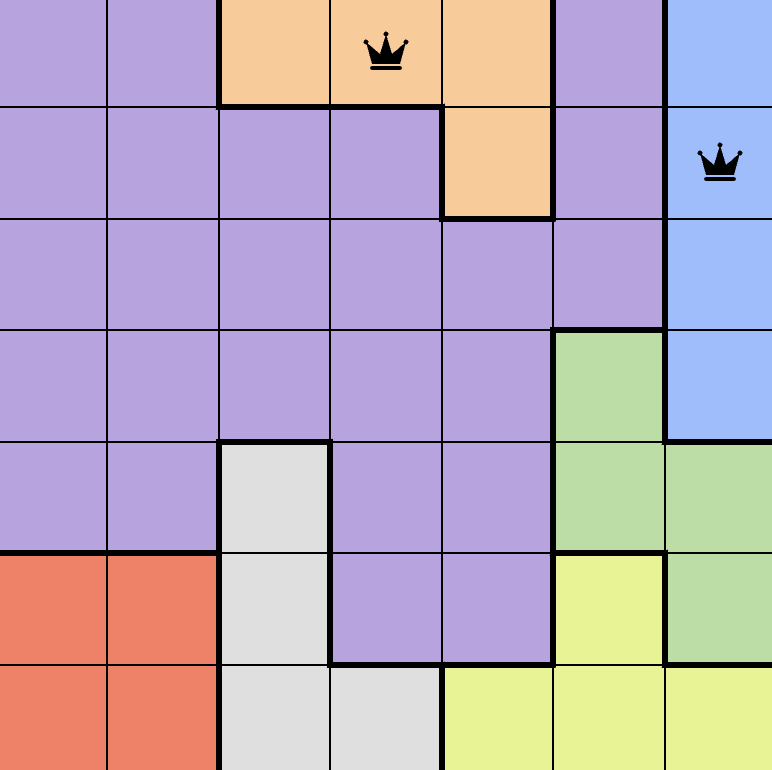
#> input picture server/tests/test8.png, 772 x 770 px
$ python solver.py
#> lines starting #> are read from the running program, lines starting #| are printed output that depends on the picture
import numpy as np
from PIL import Image
from scipy.signal import find_peaks

print()

# outputs the boards
def print_array(array):
    for row in array:
        print(row)
    print()

# load the image
image_path = 'tests/test8.png'
image = Image.open(image_path)
#> image is the input picture: PIL image 772x770 RGBA; mean R, G, B, A 187.1, 172, 188, 255

# convert the image into a numpy array of RGB values
image_array = np.array(image)

# finds the size of the grid
def detect_grid_size(image_array):

    def detect_high_peaks(data, threshold=0.8, min_distance=10):
        max_value = np.max(data)
        normalized_data = data / max_value
        peaks, _ = find_peaks(normalized_data, height=threshold, distance=min_distance)
        return peaks

    gray_image = np.mean(image_array, axis=2).astype(np.uint8)
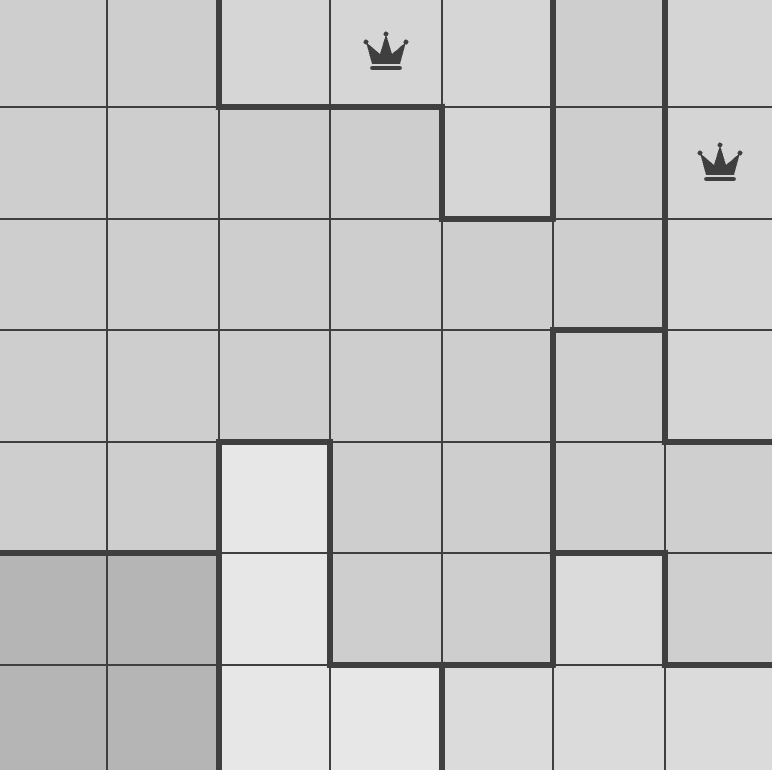
#> gray_image: shape (770, 772); min 63, max 231, mean 200.3
    row_sums = np.sum(255 - gray_image, axis=1)
#> row_sums = 770 values, max 148224 at index 106, min 36464 at index 668, mean 42258.2
    row_peaks = detect_high_peaks(row_sums, threshold=0.5, min_distance=10)
#> in detect_high_peaks, `max_value = np.max(data)`: max_value = 148224
#> in detect_high_peaks, `normalized_data = data / max_value`: normalized_data = 770 values, max 1 at index 106, min 0.246 at index 668, mean 0.285
#> in detect_high_peaks, `peaks, _ = find_peaks(normalized_data, height=threshold, distance=min_..`: peaks = [106, 218, 329, 441, 552, 664]
#> row_peaks = [106, 218, 329, 441, 552, 664]
    return len(row_peaks) + 1

N = detect_grid_size(image_array)
#> N = 7

# calculates the height and width of each cell in the grid
height, width, _ = image_array.shape
#> height = 770; width = 772
cell_height = height // N
#> cell_height = 110
cell_width = width // N
#> cell_width = 110

# extracts the color of the pixel at the upper 4th of each cell
def get_cell_color(image_array, row, col):
#> called with row = 0, col = 0
    upper_fourth_y = (row * cell_height) + (cell_height // 3)
#> upper_fourth_y = 36
    upper_fourth_x = (col * cell_width) + (cell_width // 3)
#> upper_fourth_x = 36
    color = image_array[upper_fourth_y, upper_fourth_x]
#> color = [183, 164, 222, 255]
    return tuple(color)

# extract colors for all cells in the grid
grid_colors = [[get_cell_color(image_array, row, col) for col in range(N)] for row in range(N)]
#> grid_colors = 7 items

print_array(grid_colors)
#> the loop in print_array, `for row in array:` made 7 passes
#| [(183, 164, 222, 255), (183, 164, 222, 255), (247, 203, 154, 255), (247, 203, 154, 255), (247, 203, 154, 255), (183, 164, 222, 255), (158, 189, 250, 255)]
#| [(183, 164, 222, 255), (183, 164, 222, 255), (183, 164, 222, 255), (183, 164, 222, 255), (247, 203, 154, 255), (183, 164, 222, 255), (158, 189, 250, 255)]
#| [(183, 164, 222, 255), (183, 164, 222, 255), (183, 164, 222, 255), (183, 164, 222, 255), (183, 164, 222, 255), (183, 164, 222, 255), (158, 189, 250, 255)]
#| [(183, 164, 222, 255), (183, 164, 222, 255), (183, 164, 222, 255), (183, 164, 222, 255), (183, 164, 222, 255), (188, 222, 166, 255), (158, 189, 250, 255)]
#| [(183, 164, 222, 255), (183, 164, 222, 255), (223, 223, 223, 255), (183, 164, 222, 255), (183, 164, 222, 255), (188, 222, 166, 255), (188, 222, 166, 255)]
#| [(238, 130, 104, 255), (238, 130, 104, 255), (223, 223, 223, 255), (183, 164, 222, 255), (183, 164, 222, 255), (232, 243, 149, 255), (188, 222, 166, 255)]
#| [(238, 130, 104, 255), (238, 130, 104, 255), (223, 223, 223, 255), (223, 223, 223, 255), (232, 243, 149, 255), (232, 243, 149, 255), (232, 243, 149, 255)]

# check if two colors are within the threshold
def within_threshold(color1, color2, threshold = 20):
    return all(abs(int(color1[i]) - int(color2[i])) <= threshold for i in range(3))

# grouping colors
groups = {}
regions = [[0 for _ in range(N)] for _ in range(N)]
for rI, row in enumerate(grid_colors):
    for cI, color in enumerate(row):
        found = False
        for group_color in groups.keys():
            if within_threshold(color, group_color):
                regions[rI][cI] = groups[group_color]
                found = True
                break
        if not found:
            groups[color] = len(groups) + 1
            regions[rI][cI] = groups[color]
#> this loop made 7 passes
#> after the loop, groups = {(183, 164, 222, 255): 1, (247, 203, 154, 255): 2, (158, 189, 250, 255): 3, (188, 222, 166, 255): 4, (223, 223, 223, 255): 5, (238, 130, 104, 255): 6, (232, 243, 149, 255): 7}; regions = [[1, 1, 2, 2, 2, 1, 3], [1, 1, 1, 1, 2, 1, 3], [1, 1, 1, 1, 1, 1, 3], [1, 1, 1, 1, 1, 4, 3], [1, 1, 5, 1, 1, 4, 4], [6, 6, 5, 1, 1, 7, 4], [6, 6, 5, 5, 7, 7, 7]]

print_array(regions)
#> the loop in print_array (call 2), `for row in array:` made 7 passes
#| [1, 1, 2, 2, 2, 1, 3]
#| [1, 1, 1, 1, 2, 1, 3]
#| [1, 1, 1, 1, 1, 1, 3]
#| [1, 1, 1, 1, 1, 4, 3]
#| [1, 1, 5, 1, 1, 4, 4]
#| [6, 6, 5, 1, 1, 7, 4]
#| [6, 6, 5, 5, 7, 7, 7]

columns_used = [False] * N
#> columns_used = [False, False, False, False, False, False, False]
regions_used = set()

# checks if a queen can be placed
def is_valid(board, row, col):
    if columns_used[col]:
        return False
    region = regions[row][col]
    if region in regions_used:
        return False
    # check for queens one tile away in all directions
    for dr in [-1, 0, 1]:
        for dc in [-1, 0, 1]:
            if dr == 0 and dc == 0:
                continue
            r, c = row + dr, col + dc
            if 0 <= r < N and 0 <= c < N and board[r][c] == "Q":
                return False
    return True

# solves the board using backtracking
def solve(board, row=0):
    # all queens placed
#> called with row = 0
    if row == N:
        return True
    for col in range(N):
        if is_valid(board, row, col):
            # place queen
            board[row][col] = "Q"
            columns_used[col] = True
            regions_used.add(regions[row][col])
            # recurse to the next row
            if solve(board, row + 1):
                return True
            # backtrack if placing queen doesn't lead to a solution
            board[row][col] = "."
            columns_used[col] = False
            regions_used.remove(regions[row][col])
#> this loop made 4 passes
#> after the loop, board = 7 items; columns_used = [True, True, True, True, True, True, True]; regions_used = 7 items
    return False

board = [["." for _ in range(N)] for _ in range(N)]

if solve(board):
    print_array(board)
else:
    print("No solution found\n")

$ run again, with server/tests/test1.png copied over server/tests/test8.png
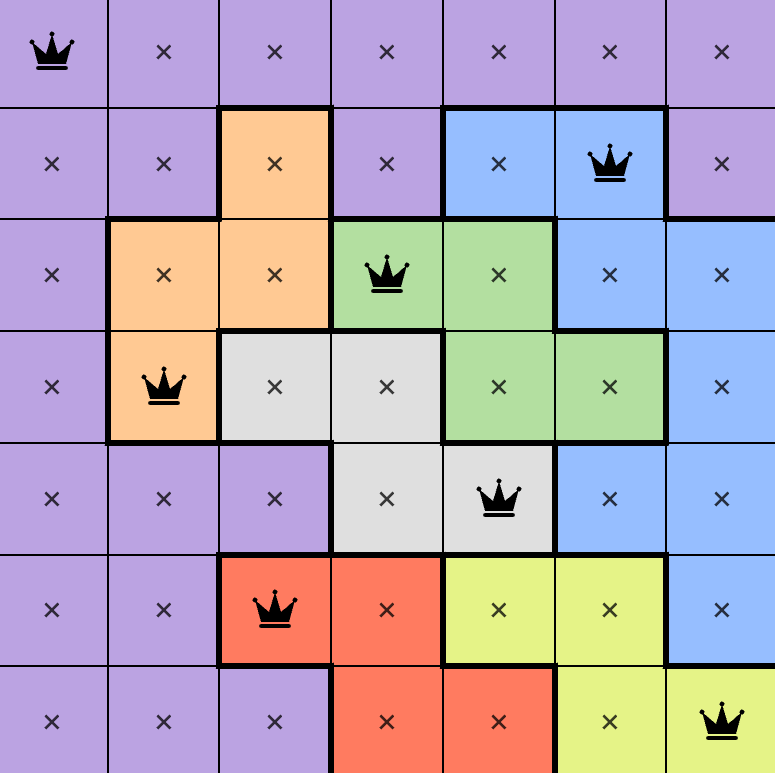
#> input picture server/tests/test1.png, 775 x 773 px
#> image is the input picture: PIL image 775x773 RGBA; mean R, G, B, A 183.2, 170.2, 186.5, 255
#> in detect_grid_size, `gray_image = np.mean(image_array, axis=2).astype(np.uint8)`:
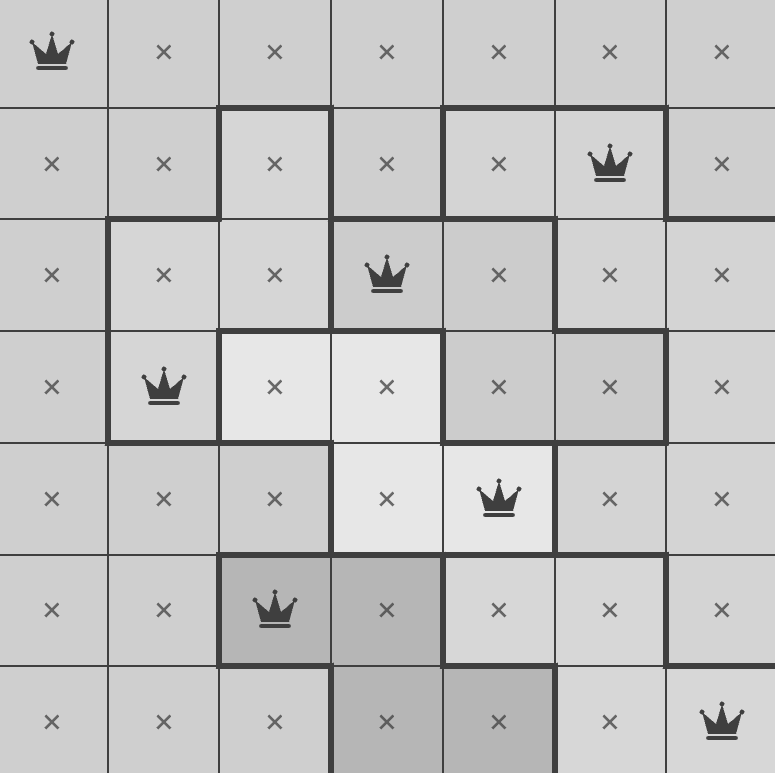
#> gray_image: shape (773, 775); min 63, max 231, mean 198.2
#> row_sums = 773 values, max 148800 at index 107, min 33821 at index 446, mean 44041.4
#> max_value = 148800
#> normalized_data = 773 values, max 1 at index 107, min 0.227 at index 446, mean 0.296
#> peaks = [107, 218, 330, 442, 554, 665]
#> N = 7
#> cell_height = 110
#> upper_fourth_y = 36
#> color = [187, 163, 226, 255]
#> grid_colors = 7 items
#> the loop in print_array, `for row in array:` made 7 passes
#| [(187, 163, 226, 255), (187, 163, 226, 255), (187, 163, 226, 255), (187, 163, 226, 255), (187, 163, 226, 255), (187, 163, 226, 255), (187, 163, 226, 255)]
#| [(187, 163, 226, 255), (187, 163, 226, 255), (255, 201, 147, 255), (187, 163, 226, 255), (150, 190, 255, 255), (150, 190, 255, 255), (187, 163, 226, 255)]
#| [(187, 163, 226, 255), (255, 201, 147, 255), (255, 201, 147, 255), (179, 223, 160, 255), (179, 223, 160, 255), (150, 190, 255, 255), (150, 190, 255, 255)]
#| [(187, 163, 226, 255), (255, 201, 147, 255), (223, 223, 223, 255), (223, 223, 223, 255), (179, 223, 160, 255), (179, 223, 160, 255), (150, 190, 255, 255)]
#| [(187, 163, 226, 255), (187, 163, 226, 255), (187, 163, 226, 255), (223, 223, 223, 255), (223, 223, 223, 255), (150, 190, 255, 255), (150, 190, 255, 255)]
#> (further printed lines are left out)
#> the loop `for rI, row in enumerate(grid_colors):` made 7 passes
#> after the loop `for rI, row in enumerate(grid_colors):`: groups = {(187, 163, 226, 255): 1, (255, 201, 147, 255): 2, (150, 190, 255, 255): 3, (179, 223, 160, 255): 4, (223, 223, 223, 255): 5, (255, 123, 96, 255): 6, (229, 243, 135, 255): 7}; regions = [[1, 1, 1, 1, 1, 1, 1], [1, 1, 2, 1, 3, 3, 1], [1, 2, 2, 4, 4, 3, 3], [1, 2, 5, 5, 4, 4, 3], [1, 1, 1, 5, 5, 3, 3], [1, 1, 6, 6, 7, 7, 3], [1, 1, 1, 6, 6, 7, 7]]
#> the loop in print_array (call 2), `for row in array:` made 7 passes
#> (printed output is left out)
#> `columns_used = [False] * N`: columns_used = [False, False, False, False, False, False, False]
#> the loop in solve, `for col in range(N):` made 1 pass
#> after the loop in solve, `for col in range(N):`: board = 7 items; columns_used = [True, True, True, True, True, True, True]; regions_used = 7 items

$ run again, with server/tests/test2.png copied over server/tests/test8.png
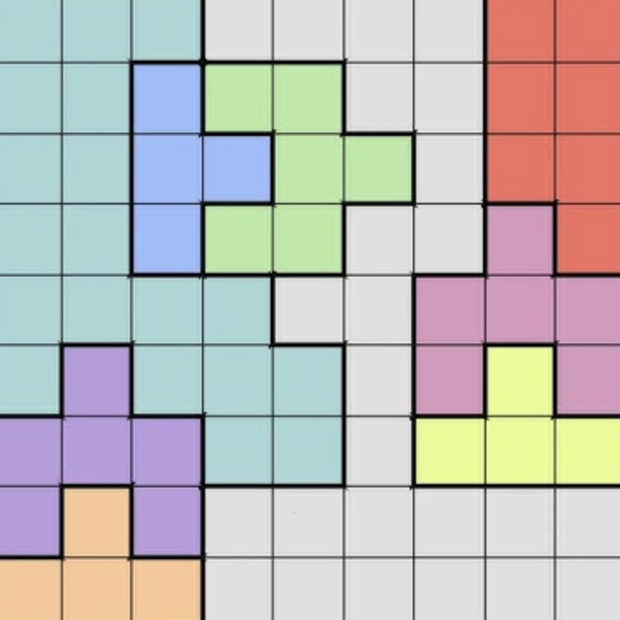
#> input picture server/tests/test2.png, 620 x 620 px
#> image is the input picture: PIL image 620x620 RGBA; mean R, G, B, A 190.2, 187.2, 184.9, 255
#> in detect_grid_size, `gray_image = np.mean(image_array, axis=2).astype(np.uint8)`:
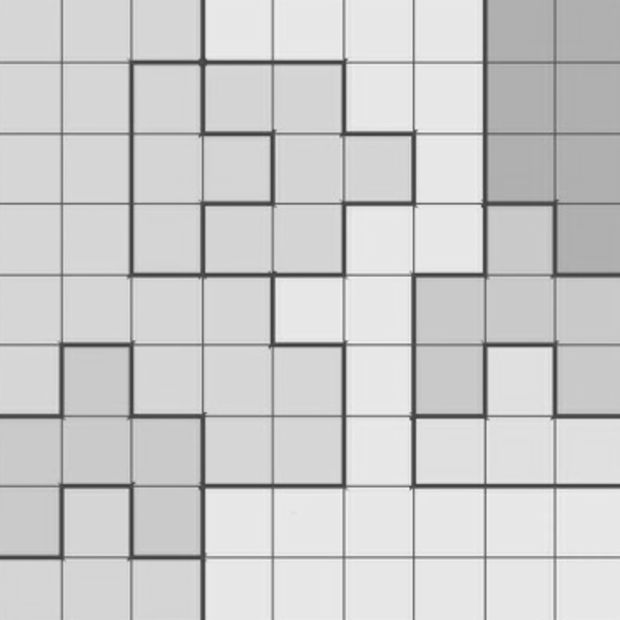
#> gray_image: shape (620, 620); min 63, max 246, mean 203.9
#> row_sums = 620 values, max 105230 at index 486, min 20181 at index 619, mean 31664.4
#> max_value = 105230
#> normalized_data = 620 values, max 1 at index 486, min 0.192 at index 619, mean 0.301
#> peaks = [62, 133, 203, 275, 344, 416, 486, 557]
#> N = 9
#> cell_height = 68
#> upper_fourth_y = 22
#> color = [176, 213, 213, 255]
#> grid_colors = 9 items
#> the loop in print_array, `for row in array:` made 9 passes
#| [(176, 213, 213, 255), (176, 213, 213, 255), (176, 213, 213, 255), (224, 224, 224, 255), (224, 224, 224, 255), (224, 224, 224, 255), (224, 224, 224, 255), (228, 119, 103, 255), (226, 120, 103, 255)]
#| [(176, 213, 213, 255), (176, 213, 213, 255), (161, 188, 249, 255), (193, 232, 171, 255), (193, 231, 170, 255), (224, 224, 224, 255), (224, 224, 224, 255), (227, 119, 105, 255), (227, 118, 106, 255)]
#| [(176, 213, 213, 255), (176, 213, 213, 255), (161, 188, 248, 255), (161, 188, 248, 255), (193, 231, 170, 255), (193, 231, 170, 255), (224, 224, 224, 255), (227, 119, 105, 255), (229, 119, 103, 255)]
#| [(176, 213, 214, 255), (176, 213, 213, 255), (160, 188, 249, 255), (193, 232, 171, 255), (193, 232, 171, 255), (225, 224, 223, 255), (224, 224, 224, 255), (209, 155, 192, 255), (226, 118, 105, 255)]
#| [(176, 213, 214, 255), (176, 213, 213, 255), (176, 213, 213, 255), (177, 213, 213, 255), (224, 224, 224, 255), (224, 224, 224, 255), (208, 155, 188, 255), (209, 154, 188, 255), (205, 154, 187, 255)]
#> (further printed lines are left out)
#> the loop `for rI, row in enumerate(grid_colors):` made 9 passes
#> after the loop `for rI, row in enumerate(grid_colors):`: regions = 9 items, first 6: [1, 1, 1, 2, 2, 2, 2, 3, 3], [1, 1, 4, 5, 5, 2, 2, 3, 3], [1, 1, 4, 4, 5, 5, 2, 3, 3], [1, 1, 4, 5, 5, 2, 2, 6, 3], [1, 1, 1, 1, 2, 2, 6, 6, 6], [1, 7, 1, 1, 1, 2, 6, 8, 6]
#> the loop in print_array (call 2), `for row in array:` made 9 passes
#> (printed output is left out)
#> columns_used = [False, False, False, False, False, False, False, False, False]
#> the loop in solve, `for col in range(N):` made 9 passes

$ run again, with server/tests/test3.png copied over server/tests/test8.png
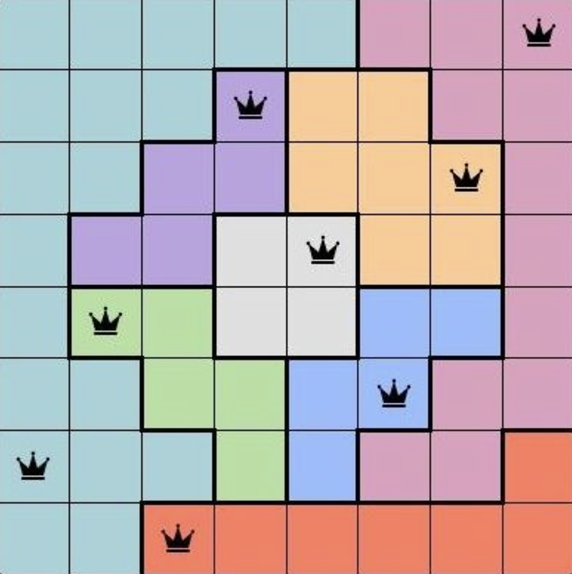
#> input picture server/tests/test3.png, 572 x 574 px
#> image is the input picture: PIL image 572x574 RGBA; mean R, G, B, A 185.1, 174.2, 177.7, 255
#> in detect_grid_size, `gray_image = np.mean(image_array, axis=2).astype(np.uint8)`:
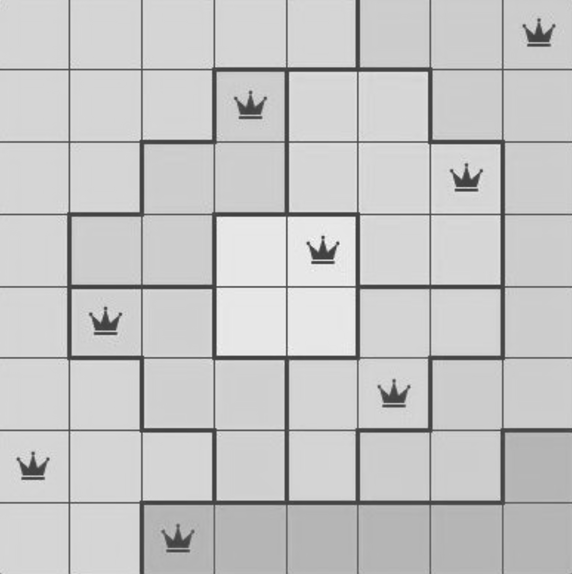
#> gray_image: shape (574, 572); min 63, max 248, mean 197.6
#> row_sums = 574 values, max 99549 at index 502, min 24880 at index 354, mean 32812.2
#> max_value = 99549
#> normalized_data = 574 values, max 1 at index 502, min 0.25 at index 354, mean 0.33
#> peaks = [69, 142, 214, 286, 357, 430, 502]
#> N = 8
#> cell_height = 71
#> upper_fourth_y = 23
#> color = [172, 210, 215, 255]
#> grid_colors = 8 items
#> the loop in print_array, `for row in array:` made 8 passes
#| [(172, 210, 215, 255), (172, 210, 215, 255), (172, 210, 215, 255), (172, 210, 215, 255), (172, 210, 215, 255), (214, 162, 189, 255), (214, 162, 189, 255), (206, 163, 183, 255)]
#| [(173, 209, 215, 255), (173, 209, 215, 255), (173, 209, 215, 255), (178, 157, 211, 255), (247, 204, 152, 255), (246, 203, 154, 255), (213, 162, 190, 255), (213, 162, 190, 255)]
#| [(173, 209, 215, 255), (173, 209, 215, 255), (183, 164, 219, 255), (183, 164, 220, 255), (247, 203, 153, 255), (247, 203, 153, 255), (244, 204, 156, 255), (214, 162, 190, 255)]
#| [(173, 209, 215, 255), (184, 163, 221, 255), (183, 164, 220, 255), (223, 223, 223, 255), (217, 217, 217, 255), (247, 203, 153, 255), (247, 203, 153, 255), (213, 162, 190, 255)]
#| [(173, 209, 215, 255), (188, 223, 170, 255), (187, 222, 167, 255), (223, 223, 223, 255), (223, 223, 223, 255), (158, 188, 250, 255), (158, 188, 250, 255), (213, 162, 189, 255)]
#> (further printed lines are left out)
#> the loop `for rI, row in enumerate(grid_colors):` made 8 passes
#> after the loop `for rI, row in enumerate(grid_colors):`: groups = {(172, 210, 215, 255): 1, (214, 162, 189, 255): 2, (178, 157, 211, 255): 3, (247, 204, 152, 255): 4, (223, 223, 223, 255): 5, (188, 223, 170, 255): 6, (158, 188, 250, 255): 7, (237, 130, 103, 255): 8}; regions = [[1, 1, 1, 1, 1, 2, 2, 2], [1, 1, 1, 3, 4, 4, 2, 2], [1, 1, 3, 3, 4, 4, 4, 2], [1, 3, 3, 5, 5, 4, 4, 2], [1, 6, 6, 5, 5, 7, 7, 2], [1, 1, 6, 6, 7, 7, 2, 2], [1, 1, 1, 6, 7, 2, 2, 8], [1, 1, 8, 8, 8, 8, 8, 8]]
#> the loop in print_array (call 2), `for row in array:` made 8 passes
#> (printed output is left out)
#> columns_used = [False, False, False, False, False, False, False, False]
#> the loop in solve, `for col in range(N):` made 8 passes
